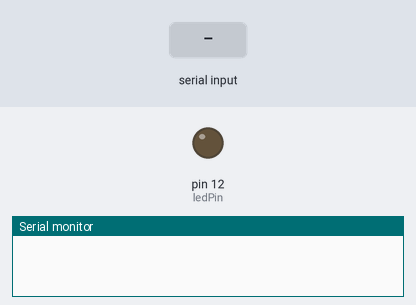
Bench run of a sketch on a simulated Arduino Uno, built with avr-gcc and run on an emulated ATmega328P. Parts: output pins drawn as LEDs (lit = HIGH), the last lines printed to the serial monitor. Inputs (shaded band) come from the test bench.

Above: at 1.2 s.
1.3 s: "switch on the LED\n" received over the second serial link
At 2.3 s:
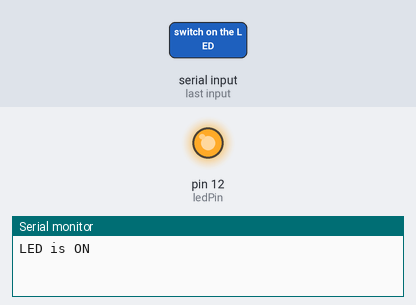
2.8 s: "Switch OFF The Led\n" received over the second serial link
At 3.4 s:
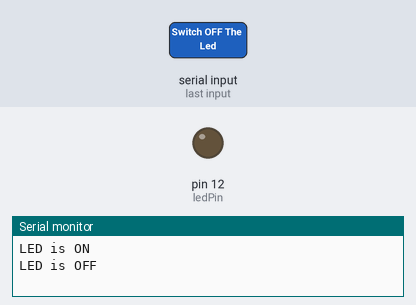
Timing chart, 0 to 5.8 s (numbered marks = the images above; inputs shaded):
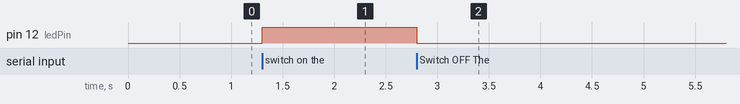

The sketch:

Voice_Controlled_LED_using_bluetooth.ino
```cpp
#include <SoftwareSerial.h>

SoftwareSerial BTSerial(0, 1); // RX, TX

const int ledPin = 12;

void setup() {
  pinMode(ledPin, OUTPUT);
  BTSerial.begin(9600);
  Serial.begin(9600);
}

void loop() {
  if (BTSerial.available()) {
    String command = BTSerial.readStringUntil('\n');
    command.trim();

    if (command.equalsIgnoreCase("switch on the LED")) {
      digitalWrite(ledPin, HIGH);  // Turn LED ON
      Serial.println("LED is ON");
    }
    else if (command.equalsIgnoreCase("Switch OFF The Led")) {
      digitalWrite(ledPin, LOW);   // Turn LED OFF
      Serial.println("LED is OFF");
    }
  }
}
```

Measured:
- after the input at 1.3 s, pin 12 (ledPin): LOW → HIGH at once
- after the input at 2.8 s, pin 12 (ledPin): HIGH → LOW at once
